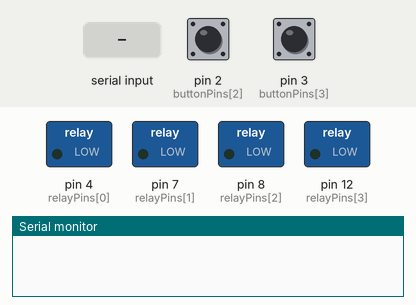
Bench run of a sketch on a simulated Arduino Uno, built with avr-gcc and run on an emulated ATmega328P. On the bench: switched loads named in the sketch (green lamp = pin HIGH), the last lines printed to the serial monitor. The inputs (shaded band) are chosen by the test bench; at power-on: pin 2 (buttonPins[2]) HIGH, pin 3 (buttonPins[3]) HIGH.

Above: at 1.2 s.
1.3 s: pin 2 (buttonPins[2]) pulled LOW for 0.15 s
At 1.6 s:
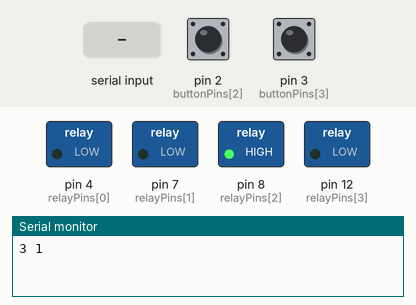
2.9 s: pin 3 (buttonPins[3]) pulled LOW for 0.15 s
At 4.0 s:
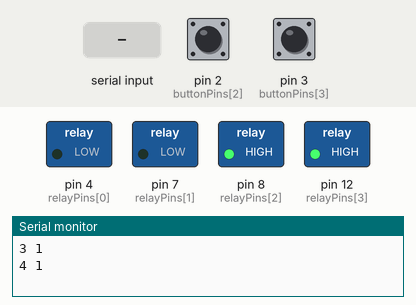
4.5 s: "1" received over Serial
At 5.3 s:
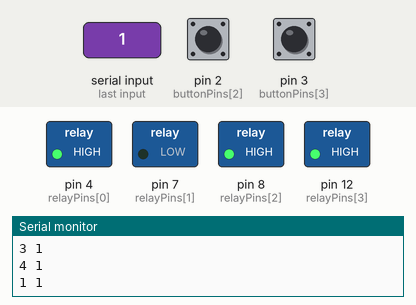
6.0 s: "2" received over Serial
At 6.4 s:
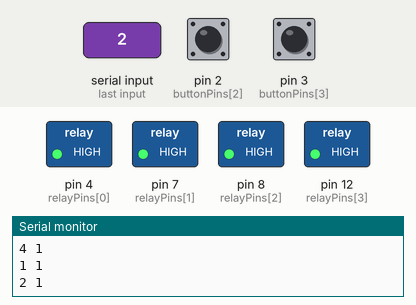
7.5 s: pin 2 (buttonPins[2]) pulled LOW for 1 s
At 8.7 s:
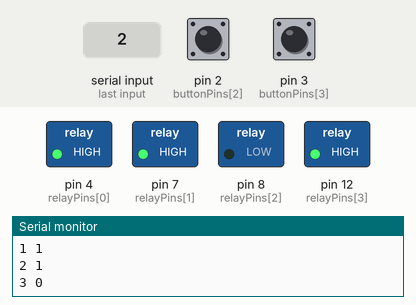
10.0 s: pin 3 (buttonPins[3]) pulled LOW for 1 s
At 10.6 s:
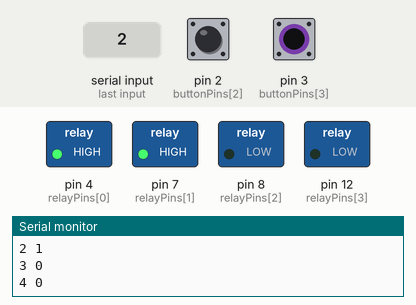
Timing chart, 0 to 13.0 s (numbered marks = the images above; inputs shaded):
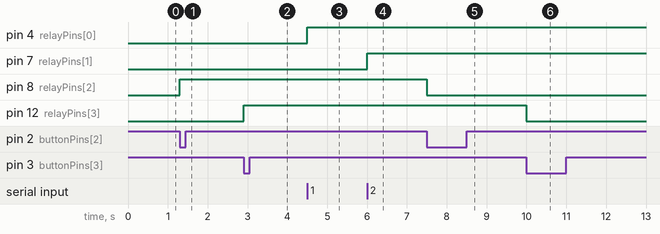

The sketch:

lightControl.ino
```cpp
//Pins for named component.
const int relayPins[4] = {4, 7, 8, 12};
const int buttonPins[4] = {0, 1, 2, 3};
//For monitoring pin status, also used to flip state on button press.
int lastState[4] = {LOW, LOW, LOW, LOW};

//Variable to suppress prints when pulling a report.
bool suppressPrints = false;
//Flags for button pressing
volatile bool buttonFlag[4] = {false, false, false, false};

//Amount of time in ms before another button press is allowed to be registered; stops flickering of lights.
const unsigned long debounce = 200;
//Stored ms value for comparison
unsigned long lastPress[4] = {0, 0, 0, 0};

void setup() {
	//initialize serial
	Serial.begin(9600);
	//Initialize pin functionalities and ensure relays start off.
	for (int i = 0; i < 4; i++) {
		pinMode(relayPins[i], OUTPUT);
		pinMode(buttonPins[i], INPUT_PULLUP);
		digitalWrite(relayPins[i], LOW);
	}
	//Attaching interrupts to the button pins. Requires an arduino with more >= 4 hardware interupt pins.
	attachInterrupt(digitalPinToInterrupt(buttonPins[0]), buttonInt0, FALLING);
	attachInterrupt(digitalPinToInterrupt(buttonPins[1]), buttonInt1, FALLING);
	attachInterrupt(digitalPinToInterrupt(buttonPins[2]), buttonInt2, FALLING);
	attachInterrupt(digitalPinToInterrupt(buttonPins[3]), buttonInt3, FALLING);
}
//Update function for monitoring the state of the pins. Will only the changed pins to serial. Pi and python expected to keep values stored.
void update() {
	int currentState[4];
	for (int i = 0; i < 4; i++) {
		currentState[i] = digitalRead(relayPins[i]);
	}
	for (int i = 0; i < 4; i++) {
		if (currentState[i] != lastState[i]) {
			//Only prints to serial if not being suppressed - used for refresh button on webpage. **Space for easily splitting in python.
			if (!suppressPrints) {
				Serial.print(i + 1);
				Serial.print(" ");
				Serial.println(currentState[i]);
			}
			//logs the read state as lastState. Used to flip on button press.
			lastState[i] = currentState[i];
		}
	}
}
//Used for refresh button on webpage. Prints all states in relay # order. **
void report() {
	for (int i = 0; i < 4; i++) {
		Serial.print(i + 1);
		Serial.print(" ");
		Serial.println(lastState[i]);
	}
}
//Respective button interupt turns respective button flag true for later use.
void buttonInt0() {
	buttonFlag[0] = true;
}
void buttonInt1() {
	buttonFlag[1] = true;
}
void buttonInt2() {
	buttonFlag[2] = true;
}
void buttonInt3() {
	buttonFlag[3] = true;
}
//Monitors serial and buttons for respective events to flip bits.
void loop() {
	//Ensures the latest pins are sent before enacting commands. Might be best to put at the end?
	update();
	//looking for a serial connection and pulling one character at a time off serial buffer.
	if (Serial.available()) {
		char command = Serial.read();

		switch (command) {
			case '1': digitalWrite(relayPins[0], HIGH); break;
			case '2': digitalWrite(relayPins[1], HIGH); break;
			case '3': digitalWrite(relayPins[2], HIGH); break;
			case '4': digitalWrite(relayPins[3], HIGH); break;

			case '5': digitalWrite(relayPins[0], LOW); break;
			case '6': digitalWrite(relayPins[1], LOW); break;
			case '7': digitalWrite(relayPins[2], LOW); break;
			case '8': digitalWrite(relayPins[3], LOW); break;

			//reload function from webpage. Supresses prints inside of update as the report is about to send an entire report of all states.
			case 'R':
			suppressPrints = true;
			update();
			suppressPrints = false;
			report();
			break;
		}
	}
	//monitors for button flag change
	for (int i = 0; i < 4; i++) {
		if (buttonFlag[i]) {
			//set button flag back
			buttonFlag[i] = false;
			//ensures button isn't bouncing
			if (millis() - lastPress[i] > debounce) {
				//sets new figure for comparing button bounce
				lastPress[i] = millis();
				//flips appropriate relay's state
				digitalWrite(relayPins[i], !lastState[i]);
			}
		}
	}
}
```

Measured:
- after the input at 1.3 s, pin 8 (relayPins[2]): LOW → HIGH at once
- after the input at 2.9 s, pin 12 (relayPins[3]): LOW → HIGH at once
- after the input at 4.5 s, pin 4 (relayPins[0]): LOW → HIGH at once
- after the input at 6.0 s, pin 7 (relayPins[1]): LOW → HIGH at once
- after the input at 7.5 s, pin 8 (relayPins[2]): HIGH → LOW at once
- after the input at 10.0 s, pin 12 (relayPins[3]): HIGH → LOW at once
